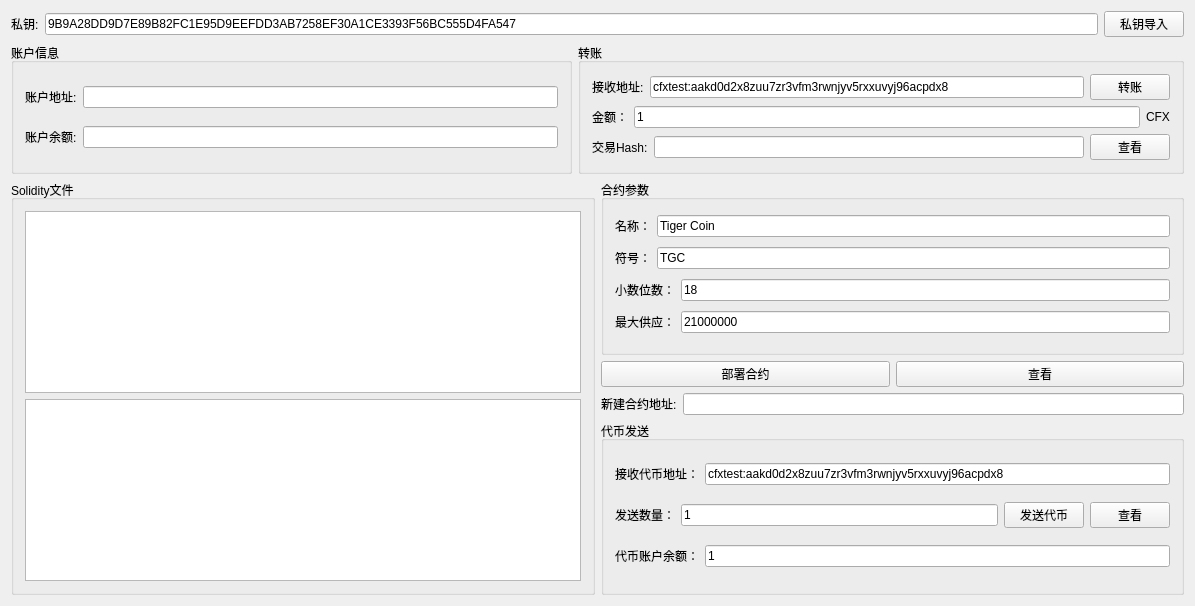
<?xml version="1.0" encoding="UTF-8"?>
<ui version="4.0">
 <class>Widget</class>
 <widget class="QWidget" name="Widget">
  <property name="geometry">
   <rect>
    <x>0</x>
    <y>0</y>
    <width>1195</width>
    <height>606</height>
   </rect>
  </property>
  <property name="windowTitle">
   <string>Conflux C++ SDK Demo</string>
  </property>
  <layout class="QVBoxLayout" name="verticalLayout_7">
   <item>
    <layout class="QHBoxLayout" name="horizontalLayout_2">
     <item>
      <layout class="QHBoxLayout" name="horizontalLayout">
       <item>
        <widget class="QLabel" name="label_PrivateKey">
         <property name="text">
          <string>私钥:</string>
         </property>
        </widget>
       </item>
       <item>
        <widget class="QLineEdit" name="lineEdit_PrivateKey">
         <property name="text">
          <string>9B9A28DD9D7E89B82FC1E95D9EEFDD3AB7258EF30A1CE3393F56BC555D4FA547</string>
         </property>
        </widget>
       </item>
      </layout>
     </item>
     <item>
      <widget class="QPushButton" name="pushButton_ImportPK">
       <property name="text">
        <string>私钥导入</string>
       </property>
      </widget>
     </item>
    </layout>
   </item>
   <item>
    <layout class="QHBoxLayout" name="horizontalLayout_17">
     <item>
      <widget class="QGroupBox" name="groupBox">
       <property name="title">
        <string>账户信息</string>
       </property>
       <layout class="QVBoxLayout" name="verticalLayout">
        <item>
         <layout class="QHBoxLayout" name="horizontalLayout_3">
          <item>
           <widget class="QLabel" name="label">
            <property name="text">
             <string>账户地址:</string>
            </property>
           </widget>
          </item>
          <item>
           <widget class="QLineEdit" name="lineEdit_DefaultAddress">
            <property name="minimumSize">
             <size>
              <width>430</width>
              <height>0</height>
             </size>
            </property>
           </widget>
          </item>
         </layout>
        </item>
        <item>
         <layout class="QHBoxLayout" name="horizontalLayout_4">
          <item>
           <widget class="QLabel" name="label_2">
            <property name="text">
             <string>账户余额:</string>
            </property>
           </widget>
          </item>
          <item>
           <widget class="QLineEdit" name="lineEdit_Balance"/>
          </item>
         </layout>
        </item>
       </layout>
      </widget>
     </item>
     <item>
      <widget class="QGroupBox" name="groupBox_2">
       <property name="title">
        <string>转账</string>
       </property>
       <layout class="QVBoxLayout" name="verticalLayout_2">
        <item>
         <layout class="QHBoxLayout" name="horizontalLayout_5">
          <item>
           <widget class="QLabel" name="label_3">
            <property name="text">
             <string>接收地址:</string>
            </property>
           </widget>
          </item>
          <item>
           <widget class="QLineEdit" name="lineEdit_Recv">
            <property name="minimumSize">
             <size>
              <width>430</width>
              <height>0</height>
             </size>
            </property>
            <property name="text">
             <string>cfxtest:aakd0d2x8zuu7zr3vfm3rwnjyv5rxxuvyj96acpdx8</string>
            </property>
           </widget>
          </item>
          <item>
           <widget class="QPushButton" name="pushButton_Transfer">
            <property name="text">
             <string>转账</string>
            </property>
           </widget>
          </item>
         </layout>
        </item>
        <item>
         <layout class="QHBoxLayout" name="horizontalLayout_6">
          <item>
           <widget class="QLabel" name="label_4">
            <property name="text">
             <string>金额：</string>
            </property>
           </widget>
          </item>
          <item>
           <widget class="QLineEdit" name="lineEdit_RecvCount">
            <property name="text">
             <string>1</string>
            </property>
           </widget>
          </item>
          <item>
           <widget class="QLabel" name="label_5">
            <property name="text">
             <string>CFX</string>
            </property>
           </widget>
          </item>
         </layout>
        </item>
        <item>
         <layout class="QHBoxLayout" name="horizontalLayout_7">
          <item>
           <widget class="QLabel" name="label_6">
            <property name="text">
             <string>交易Hash:</string>
            </property>
           </widget>
          </item>
          <item>
           <widget class="QLineEdit" name="lineEdit_TransactionHash">
            <property name="minimumSize">
             <size>
              <width>430</width>
              <height>0</height>
             </size>
            </property>
            <property name="text">
             <string/>
            </property>
           </widget>
          </item>
          <item>
           <widget class="QPushButton" name="pushButton_TransferScan">
            <property name="text">
             <string>查看</string>
            </property>
           </widget>
          </item>
         </layout>
        </item>
       </layout>
      </widget>
     </item>
    </layout>
   </item>
   <item>
    <layout class="QHBoxLayout" name="horizontalLayout_16">
     <item>
      <widget class="QGroupBox" name="groupBox_3">
       <property name="minimumSize">
        <size>
         <width>580</width>
         <height>0</height>
        </size>
       </property>
       <property name="title">
        <string>Solidity文件</string>
       </property>
       <layout class="QVBoxLayout" name="verticalLayout_3">
        <item>
         <widget class="QTextEdit" name="textEdit_Solidity"/>
        </item>
        <item>
         <widget class="QTextEdit" name="textEdit_BytesCode"/>
        </item>
       </layout>
      </widget>
     </item>
     <item>
      <layout class="QVBoxLayout" name="verticalLayout_6">
       <item>
        <widget class="QGroupBox" name="groupBox_4">
         <property name="title">
          <string>合约参数</string>
         </property>
         <layout class="QVBoxLayout" name="verticalLayout_5">
          <item>
           <layout class="QHBoxLayout" name="horizontalLayout_12">
            <item>
             <widget class="QLabel" name="label_7">
              <property name="text">
               <string>名称：</string>
              </property>
             </widget>
            </item>
            <item>
             <widget class="QLineEdit" name="lineEdit_Name">
              <property name="text">
               <string>Tiger Coin</string>
              </property>
             </widget>
            </item>
           </layout>
          </item>
          <item>
           <layout class="QHBoxLayout" name="horizontalLayout_13">
            <item>
             <widget class="QLabel" name="label_8">
              <property name="text">
               <string>符号：</string>
              </property>
             </widget>
            </item>
            <item>
             <widget class="QLineEdit" name="lineEdit_Symbol">
              <property name="text">
               <string>TGC</string>
              </property>
             </widget>
            </item>
           </layout>
          </item>
          <item>
           <layout class="QHBoxLayout" name="horizontalLayout_14">
            <item>
             <widget class="QLabel" name="label_9">
              <property name="text">
               <string>小数位数：</string>
              </property>
             </widget>
            </item>
            <item>
             <widget class="QLineEdit" name="lineEdit_Decimals">
              <property name="text">
               <string>18</string>
              </property>
             </widget>
            </item>
           </layout>
          </item>
          <item>
           <layout class="QHBoxLayout" name="horizontalLayout_15">
            <item>
             <widget class="QLabel" name="label_10">
              <property name="text">
               <string>最大供应：</string>
              </property>
             </widget>
            </item>
            <item>
             <widget class="QLineEdit" name="lineEdit_TotalSupply">
              <property name="text">
               <string>21000000</string>
              </property>
             </widget>
            </item>
           </layout>
          </item>
         </layout>
        </widget>
       </item>
       <item>
        <layout class="QHBoxLayout" name="horizontalLayout_11">
         <item>
          <widget class="QPushButton" name="pushButton_DeplayContract">
           <property name="text">
            <string>部署合约</string>
           </property>
          </widget>
         </item>
         <item>
          <widget class="QPushButton" name="pushButton_ScanContract">
           <property name="text">
            <string>查看</string>
           </property>
          </widget>
         </item>
        </layout>
       </item>
       <item>
        <layout class="QHBoxLayout" name="horizontalLayout_10">
         <item>
          <widget class="QLabel" name="label_11">
           <property name="text">
            <string>新建合约地址:</string>
           </property>
          </widget>
         </item>
         <item>
          <widget class="QLineEdit" name="lineEdit_ContractAddress">
           <property name="minimumSize">
            <size>
             <width>430</width>
             <height>0</height>
            </size>
           </property>
          </widget>
         </item>
        </layout>
       </item>
       <item>
        <widget class="QGroupBox" name="groupBox_5">
         <property name="title">
          <string>代币发送</string>
         </property>
         <layout class="QVBoxLayout" name="verticalLayout_4">
          <item>
           <layout class="QHBoxLayout" name="horizontalLayout_18">
            <item>
             <widget class="QLabel" name="label_12">
              <property name="text">
               <string>接收代币地址：</string>
              </property>
             </widget>
            </item>
            <item>
             <widget class="QLineEdit" name="lineEdit_RecvTokenAddr">
              <property name="minimumSize">
               <size>
                <width>430</width>
                <height>0</height>
               </size>
              </property>
              <property name="text">
               <string>cfxtest:aakd0d2x8zuu7zr3vfm3rwnjyv5rxxuvyj96acpdx8</string>
              </property>
             </widget>
            </item>
           </layout>
          </item>
          <item>
           <layout class="QHBoxLayout" name="horizontalLayout_8">
            <item>
             <widget class="QLabel" name="label_13">
              <property name="text">
               <string>发送数量：</string>
              </property>
             </widget>
            </item>
            <item>
             <widget class="QLineEdit" name="lineEdit_SendTokenCount">
              <property name="minimumSize">
               <size>
                <width>0</width>
                <height>0</height>
               </size>
              </property>
              <property name="text">
               <string>1</string>
              </property>
             </widget>
            </item>
            <item>
             <widget class="QPushButton" name="pushButton_TokenSend">
              <property name="text">
               <string>发送代币</string>
              </property>
             </widget>
            </item>
            <item>
             <widget class="QPushButton" name="pushButton_TokenSendScan">
              <property name="text">
               <string>查看</string>
              </property>
             </widget>
            </item>
           </layout>
          </item>
          <item>
           <layout class="QHBoxLayout" name="horizontalLayout_9">
            <item>
             <widget class="QLabel" name="label_14">
              <property name="text">
               <string>代币账户余额：</string>
              </property>
             </widget>
            </item>
            <item>
             <widget class="QLineEdit" name="lineEdit_TokenBalance">
              <property name="minimumSize">
               <size>
                <width>0</width>
                <height>0</height>
               </size>
              </property>
              <property name="text">
               <string>1</string>
              </property>
             </widget>
            </item>
           </layout>
          </item>
         </layout>
        </widget>
       </item>
      </layout>
     </item>
    </layout>
   </item>
  </layout>
 </widget>
 <layoutdefault spacing="6" margin="11"/>
 <resources/>
 <connections/>
</ui>
